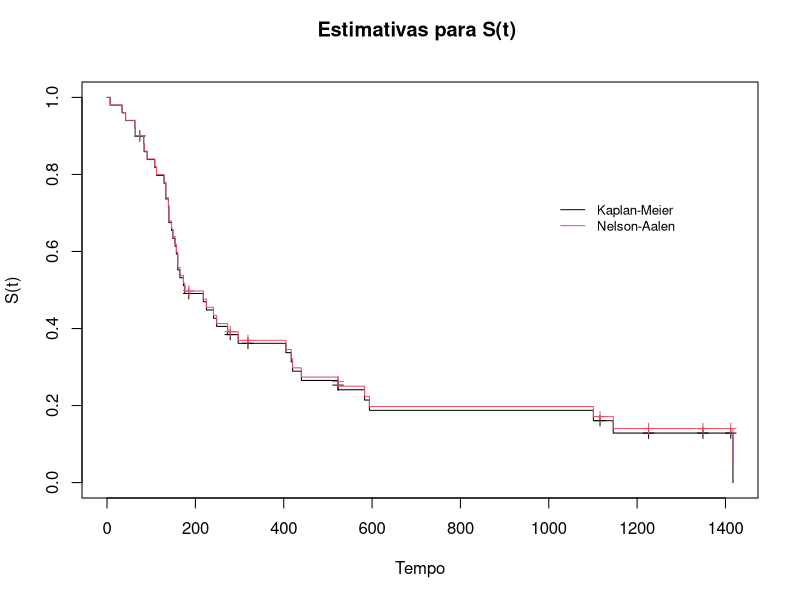
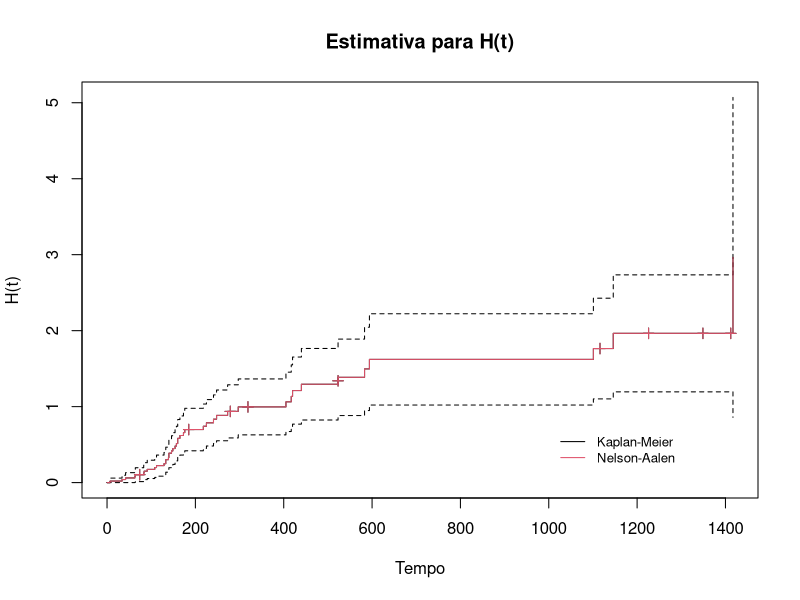
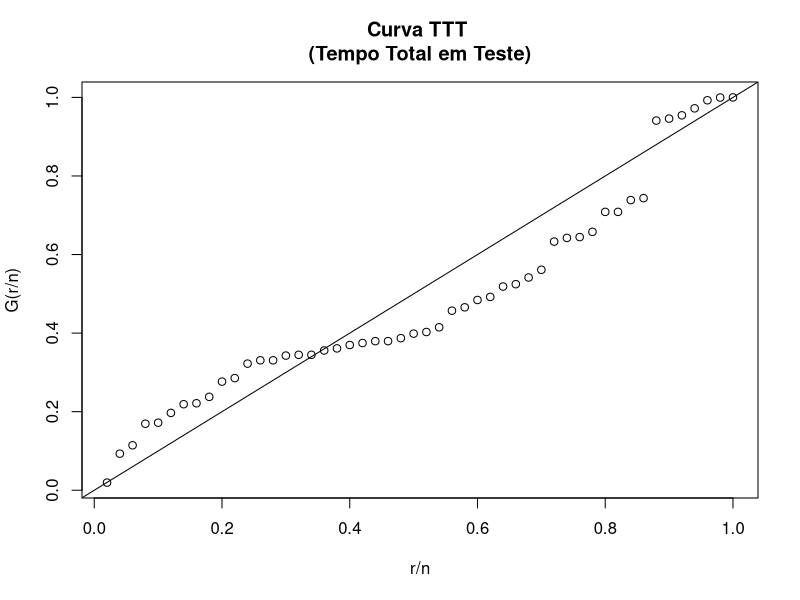
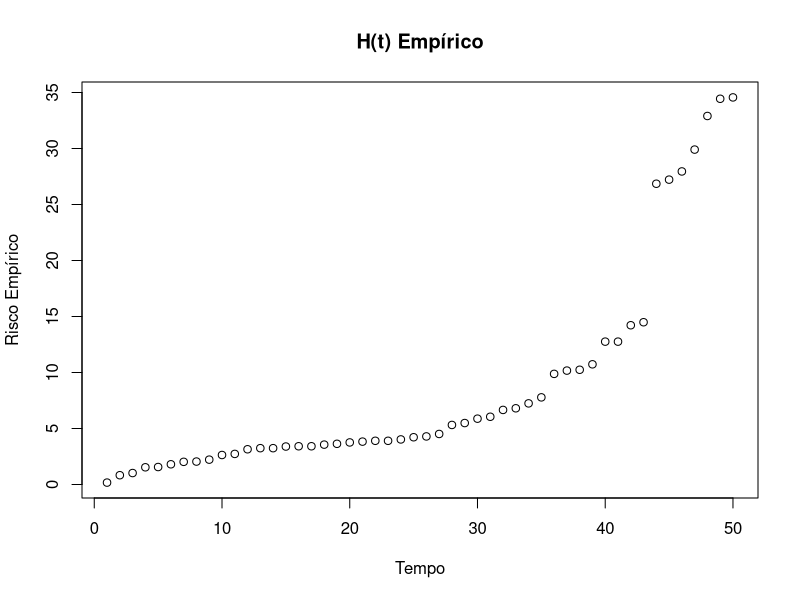
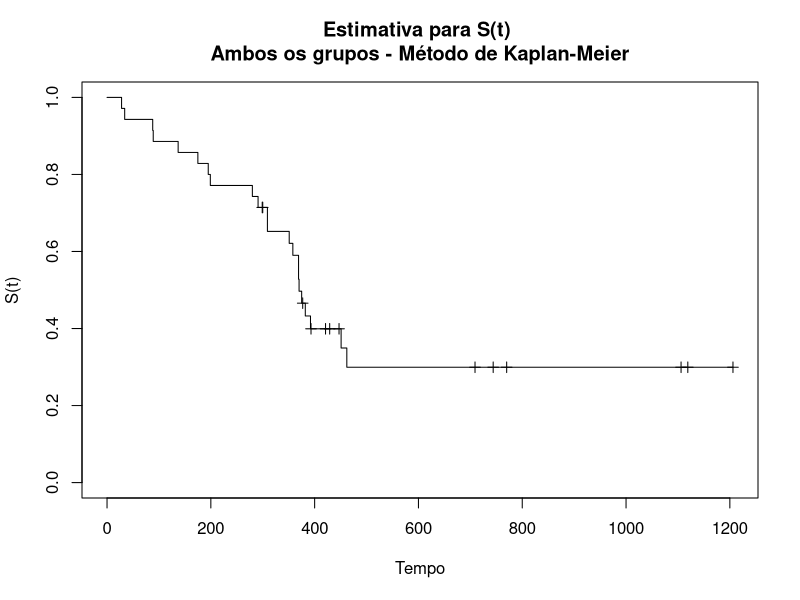
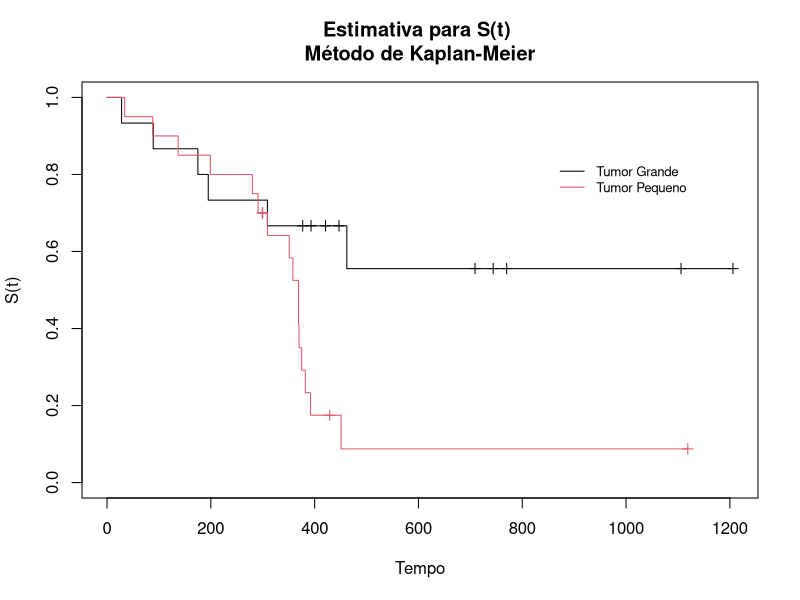
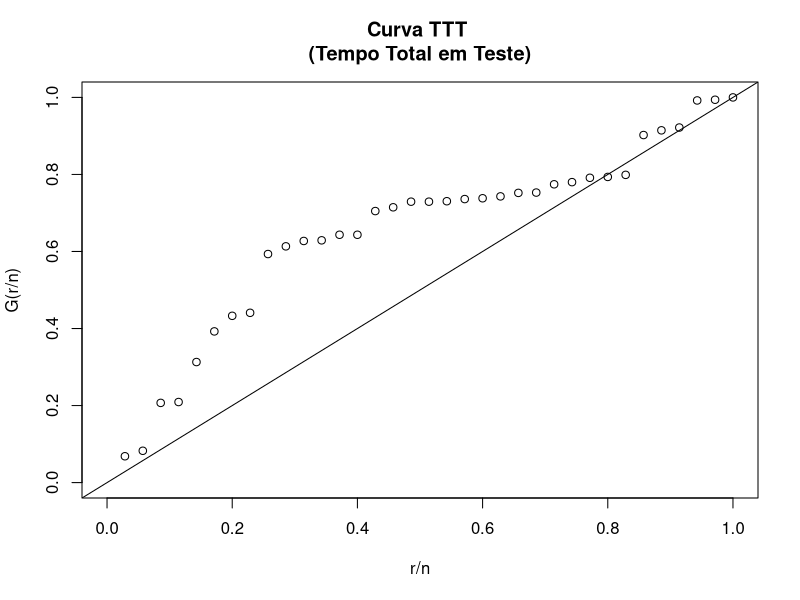
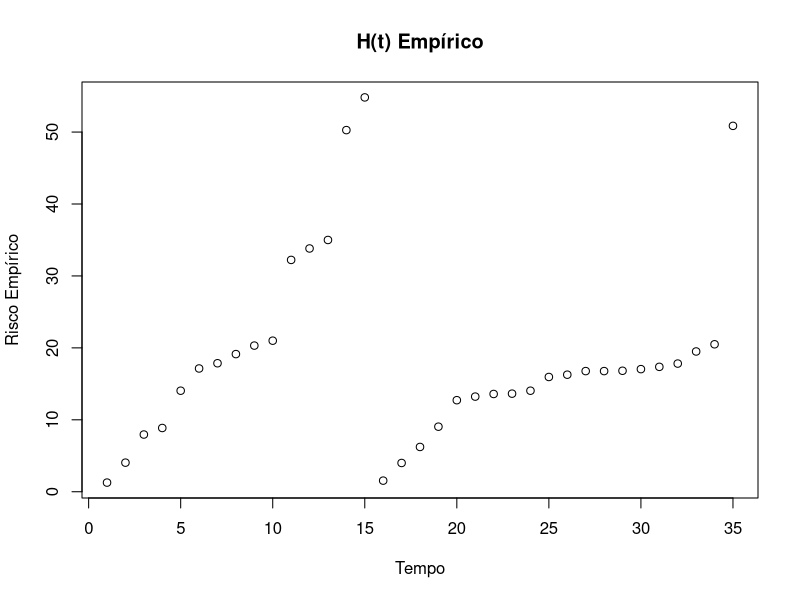

Recreate these plots in R, in order. (Note: this script raises an error after producing the figures.)
## ---- chunk 1
tempos.ex2 <- c(7, 34, 42, 63, 64, 74, 83, 84, 91, 108, 112, 129, 133, 133, 139, 140, 140, 146, 149, 154, 157, 160, 160, 165, 173, 176, 185, 218,  225, 241, 248, 273, 279, 297, 319 ,405, 417, 420, 440, 523, 523, 583, 594, 1101, 1116, 1146, 1226, 1349, 1412, 1417)
censuras.ex2 <- c(rep(1,5), 0, rep(1,20), 0, rep(1,5), 0, 1, 0, rep(1,5), 0, rep(1,3), 0, 1, 0, 0, 0, 1)
## ---- chunk 2
require(survival)
KM.ex2 <-
survfit(Surv(time = tempos.ex2, event = censuras.ex2) ~ 1, conf.int = F)
NA.ex2 <-
survfit(coxph(Surv(tempos.ex2, censuras.ex2) ~ 1, method = "breslow"))
summary(KM.ex2)
summary(NA.ex2)
## ---- chunk 3
# plot(
# KM.ex2,
# conf.int = FALSE,
# xlab = "Tempo",
# ylab = "S(t)",
# main = "Estimativa para S(t) \n Método de Kaplan-Meier"
# )
# plot(
# NA.ex2,
# conf.int = FALSE,
# xlab = "Tempo",
# ylab = "S(t)",
# main = "Estimativa para S(t) \n Método de Nelson-Aalen"
# )
# par(mfrow=c(1,2))
# plot(
# KM.ex2,
# conf.int = FALSE,
# xlab = "Tempo",
# ylab = "S(t)",
# main = "Estimativa para S(t) \n Método de Kaplan-Meier"
# )
# plot(
# NA.ex2,
# conf.int = FALSE,
# xlab = "Tempo",
# ylab = "S(t)",
# main = "Estimativa para S(t) \n Método de Nelson-Aalen"
# )
par(mfrow = c(1,1))
plot(
KM.ex2,
conf.int = FALSE,
xlab = "Tempo",
ylab = "S(t)",
main = "Estimativas para S(t) \n ",
mark.time = T
)
lines(NA.ex2, col = 2, conf.int = F, mark.time = T)
legend(1000,0.75,lty=c(1,1),c("Kaplan-Meier","Nelson-Aalen"),bty="n",cex=0.8,col=c(1,2))

# plot(KM.ex2, fun = "cumhaz", xlab = "Tempo", ylab = "H(t)", main = "Estimativa para H(t) \n Método de Kaplan-Meier")
# plot(NA.ex2, conf.int = F, fun = "cumhaz", xlab = "Tempo", ylab = "H(t)", main = "Estimativa para H(t) \n Método de Nelson-Aalen")


plot(KM.ex2, fun = "cumhaz", xlab = "Tempo", ylab = "H(t)", main = "Estimativa para H(t)", mark.time = T)
lines(NA.ex2, col =2, fun = "cumhaz", conf.int = F, mark.time = T)
legend(1000,0.75,lty=c(1,1),c("Kaplan-Meier","Nelson-Aalen"),bty="n",cex=0.8,col=c(1,2))
## ---- chunk 4
curvaTTT <- function(tempo) {
  G_rn <- numeric()
  for (i in 1:length(tempo)) {
    G_rn[i] <-
      (sum(sort(tempo)[1:i]) + (length(tempo) - i) * sort(tempo)[i]) / (sum(tempo))
  }
  rn <- seq_along(tempo)/length(tempo)
  plot(G_rn ~ rn,
       main = "Curva TTT \n(Tempo Total em Teste)",
       ylab = "G(r/n)",
       xlab = "r/n")
  abline(0,1)
}

curvaTTT(tempos.ex2)


plot(tempos.ex2/sum(censuras.ex2),
     ylab = "Risco Empírico",
     xlab = "Tempo",
     main = "H(t) Empírico")

## ---- chunk 5
tempos.g.ex3 <- c(28, 89, 175, 195, 309, 377, 393, 421, 447, 462, 709, 744, 770, 1106, 1206)
tempos.p.ex3 <- c(34, 88, 137, 199, 280, 291, 299, 300, 309, 351,358, 369, 369, 370, 375, 382, 392, 429, 451, 1119)
censuras.g.ex3 <- c(rep(1,5), rep(0,4), 1, rep(0,5))
censuras.p.ex3 <- c(rep(1,6), rep(0,2), rep(1,9), 0, 1, 0)
## ---- chunk 6
ex3 <- 
  survfit(Surv(time = append(tempos.g.ex3, tempos.p.ex3), event = append(censuras.g.ex3, censuras.p.ex3)) ~ 1, conf.int = F)
summary(ex3)
plot(ex3, conf.int = FALSE, xlab = "Tempo", ylab = "S(t)", main = "Estimativa para S(t) \n Ambos os grupos - Método de Kaplan-Meier ", mark.time = T)
## ---- chunk 7
require(survival)
g.ex3 <- 
  survfit(Surv(time = tempos.g.ex3, event = censuras.g.ex3) ~ 1, conf.int = F)
summary(g.ex3)

p.ex3 <- 
  survfit(Surv(time = tempos.p.ex3, event = censuras.p.ex3) ~ 1, conf.int = F)
summary(p.ex3)

plot(g.ex3, conf.int = FALSE, xlab = "Tempo", ylab = "S(t)", main = "Estimativa para S(t) \n Método de Kaplan-Meier ", mark.time = T)
lines(p.ex3, col = 2, conf.int = F, mark.time = T)
legend(850,0.85,lty=c(1,1),c("Tumor Grande","Tumor Pequeno"),bty="n",cex=0.8,col=c(1,2))

## ---- chunk 8
grupo <- c(rep(1,15), rep(2,20))
survdiff(Surv(time = append(tempos.g.ex3, tempos.p.ex3), event = append(censuras.g.ex3, censuras.p.ex3)) ~ grupo, rho = 0)

survdiff(Surv(time = append(tempos.g.ex3, tempos.p.ex3), event = append(censuras.g.ex3, censuras.p.ex3)) ~ grupo, rho = 1)
## ---- chunk 9
curvaTTT <- function(tempo) {
  G_rn <- numeric()
  for (i in 1:length(tempo)) {
    G_rn[i] <-
      (sum(sort(tempo)[1:i]) + (length(tempo) - i) * sort(tempo)[i]) / (sum(tempo))
  }
  rn <- seq_along(tempo)/length(tempo)
  plot(G_rn ~ rn,
       main = "Curva TTT \n(Tempo Total em Teste)",
       ylab = "G(r/n)",
       xlab = "r/n",
       xlim = c(0, 1),
       ylim = c(0, max(rn))
       )
  abline(0,1)
}

curvaTTT(append(tempos.g.ex3, tempos.p.ex3))


plot(append(tempos.g.ex3, tempos.p.ex3)/sum(append(censuras.g.ex3, censuras.p.ex3)),
     ylab = "Risco Empírico",
     xlab = "Tempo",
     main = "H(t) Empírico")
## ---- chunk 10
tempos.1.ex4 <- c(140, 177, 50, 65, 86, 153, 181, 191, 77, 84, 87, 56, 66, 73, 119, 140, 200, 200,200,200, 200, 200, 200, 200, 200, 200, 200, 200, 200, 200)
censuras.1.ex4 <- c(rep(1,15), rep(0,15))

tempos.2.ex4 <- c(124, 58, 56, 68, 79, 89, 107, 86, 142, 110, 96, 142, 86, 75, 117, 98, 105, 126, 43, 46, 81, 433, 165, 170, 200, 200, 200, 200, 200, 200)
censuras.2.ex4 <- c(rep(1,23), rep(0,7))

tempos.3.ex4 <- c(112, 68, 84, 109, 153, 143, 60, 70, 98, 164, 63, 63, 77, 91, 91, 66, 70, 77, 63, 66, 66, 94, 101, 105, 108, 112, 115, 126, 161, 178)
censuras.3.ex4 <- c(rep(1,30))
## ---- chunk 11
ex4 <- survfit(Surv(time = append(tempos.1.ex4, tempos.2.ex4, tempos.3.ex4), event = append(censuras.1.ex4, censuras.2.ex4, censuras.3.ex4)) ~ 1, conf.int = F)
summary(ex4)
plot(ex4, conf.int = FALSE, xlab = "Tempo", ylab = "S(t)", main = "Estimativa para S(t) \n Todos os grupos - Método de Kaplan-Meier ", mark.time = T)
## ---- chunk 12
grupo <- c(rep(1,30), rep(2,30), rep(3,30))
g1.ex4 <- 
  survfit(Surv(time = tempos.1.ex4, event = censuras.1.ex4) ~ 1, conf.int = F)
summary(g1.ex4)

g2.ex4 <- 
  survfit(Surv(time = tempos.2.ex4, event = censuras.2.ex4) ~ 1, conf.int = F)
summary(g2.ex4)

g3.ex4 <- 
  survfit(Surv(time = tempos.3.ex4, event = censuras.3.ex4) ~ 1, conf.int = F)
summary(g3.ex4)

plot(g1.ex4, conf.int = FALSE, xlab = "Tempo", ylab = "S(t)", main = "Estimativa para S(t) \n Método de Kaplan-Meier ", mark.time = T)
lines(g2.ex4, col = 2, conf.int = F, mark.time = T)
lines(g3.ex4, col = 3, conf.int = F, mark.time = T)
legend(122,1,lty=c(1,1),c("Baixo Teor de Gordura","Saturada", "Não Saturada"),bty="n",cex=0.8,col=c(1,2, 3))
## ---- chunk 13
grupos <- c(rep(1,30), rep(2,30), rep(3,30))
survdiff(Surv(time = append(tempos.1.ex4, append(tempos.2.ex4, tempos.3.ex4)), event = append(censuras.1.ex4, append(censuras.2.ex4, censuras.3.ex4))) ~ grupos, rho = 0)

survdiff(Surv(time = append(tempos.1.ex4, append(tempos.2.ex4, tempos.3.ex4)), event = append(censuras.1.ex4, append(censuras.2.ex4, censuras.3.ex4))) ~ grupo, rho = 1)
## ---- chunk 14
curvaTTT(append(tempos.1.ex4, append(tempos.2.ex4, tempos.3.ex4)))


plot(append(tempos.1.ex4, append(tempos.2.ex4, tempos.3.ex4))/sum(append(censuras.1.ex4, append(censuras.2.ex4, censuras.3.ex4))),
     ylab = "Risco Empírico",
     xlab = "Tempo",
     main = "H(t) Empírico")
